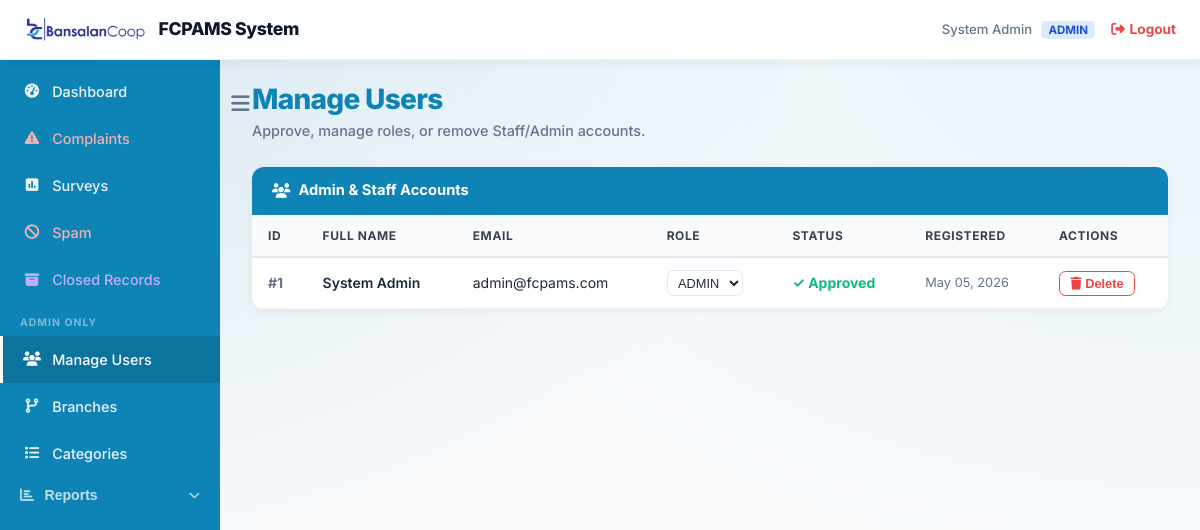
The page /admin/users.php (signed in) on the database its author committed.
### tables this page shows
CREATE TABLE IF NOT EXISTS users (
    id INT AUTO_INCREMENT PRIMARY KEY,
    name VARCHAR(255) NOT NULL,
    email VARCHAR(255) UNIQUE NOT NULL,
    password_hash VARCHAR(255) NOT NULL,
    role ENUM('ADMIN', 'STAFF') DEFAULT 'STAFF',
    branch_id INT,
    is_approved BOOLEAN DEFAULT FALSE,
    created_at TIMESTAMP DEFAULT CURRENT_TIMESTAMP,
    FOREIGN KEY (branch_id) REFERENCES branches(id) ON DELETE SET NULL
);

### admin/users.php (the view, shortened to what this page needs)
<?php
require_once '../config/db.php';
$users = $conn->query("SELECT * FROM users ORDER BY is_approved ASC, id DESC");
include '../includes/admin_header.php';
include '../includes/admin_sidebar.php';
?>
<div class="fade-in">
    <div style="margin-bottom:1.5rem;">
        <h1 style="font-size:1.75rem;color:#0e83b5;margin-bottom:0.25rem;">Manage Users</h1>
        <p style="color:#64748b;font-size:0.9rem;">Approve, manage roles, or remove Staff/Admin accounts.</p>
    </div>
    <div class="admin-table-wrapper">
        <div class="admin-table-header">
            <i class="fas fa-users"></i> Admin &amp; Staff Accounts
        </div>
        <div style="overflow-x:auto;">
        <table class="admin-table">
            <thead>
                <tr>
                    <th>ID</th>
                    <th>Full Name</th>
                    <th>Email</th>
                    <th>Role</th>
                    <th>Status</th>
                    <th>Registered</th>
                    <th>Actions</th>
                </tr>
            </thead>
            <tbody>
            <?php if ($users->num_rows > 0): ?>
                <?php while ($u = $users->fetch_assoc()): ?>
                <tr>
                    <td style="font-weight:700;color:#64748b;">#<?php echo $u['id']; ?></td>
                    <td style="font-weight:600;"><?php echo htmlspecialchars($u['name']); ?></td>
                    <td><?php echo htmlspecialchars($u['email']); ?></td>
                    <td>
                        <?php if ($u['id'] !== $_SESSION['user_id']): ?>
                        <form method="POST" style="display:inline-flex;gap:0.3rem;align-items:center;">
                            <select name="role" style="padding:0.2rem 0.4rem;border:1px solid #e2e8f0;border-radius:0.4rem;font-size:0.8rem;background:white;color:#1e293b;" onchange="this.form.submit()">
                                <option value="ADMIN" <?php echo $u['role']==='ADMIN'?'selected':''; ?>>ADMIN</option>
                            </select>
                        </form>
                        <?php else: ?>
                            <span style="background:#dbeafe;color:#1d4ed8;padding:0.2rem 0.6rem;border-radius:0.3rem;font-size:0.78rem;font-weight:700;"><?php echo $u['role']; ?> (You)</span>
                        <?php endif; ?>
                    </td>
                    <td>
                        <?php if ($u['is_approved']): ?>
                            <span style="color:#10b981;font-weight:700;">✓ Approved</span>
                        <?php else: ?>
                            <span style="color:#eab308;font-weight:700;">⏳ Pending</span>
                        <?php endif; ?>
                    </td>
                    <td style="font-size:0.8rem;color:#64748b;"><?php echo date('M d, Y', strtotime($u['created_at'])); ?></td>
                    <td>
                        <div style="display:flex;gap:0.4rem;flex-wrap:wrap;">
                            <?php if ($u['id'] !== $_SESSION['user_id']): ?>
                            <form method="POST" style="display:inline;" onsubmit="return confirm('Delete this user? This cannot be undone.');">
                                <button type="submit" style="background:transparent;color:#ef4444;border:1px solid #ef4444;border-radius:0.4rem;padding:0.25rem 0.65rem;font-size:0.8rem;cursor:pointer;font-weight:600;">
                                    <i class="fas fa-trash"></i> Delete
                                </button>
                            </form>
                            <?php endif; ?>
                        </div>
                    </td>
                </tr>
                <?php endwhile; ?>
            <?php else: ?>
                <tr><td colspan="7" style="text-align:center;padding:2rem;color:#94a3b8;">No users found.</td></tr>
            <?php endif; ?>
            </tbody>
        </table>
        </div>
    </div>
</div>
<?php include '../includes/admin_footer.php'; ?>

### assets/css/main.css (style rules this page uses)
:root { --primary: #3b82f6; --primary-hover: #2563eb; --secondary: #6366f1; --secondary-hover: #4f46e5; --accent: #f43f5e; --bg-color: #f8fafc; --surface-color: #ffffff; --text-primary: #0f172a; --text-secondary: #334155; --border-color: #e2e8f0; --success: #10b981; --error: #ef4444; --font-family: 'Inter', system-ui, -apple-system, sans-serif; --glass-bg: rgba(255, 255, 255, 0.65); --glass-border: rgba(255, 255, 255, 0.8); --glass-shadow: 0 10px 40px 0 rgba(0, 0, 0, 0.08); }
* { box-sizing: border-box; margin: 0; padding: 0; }
h1, h2, h3, h4, h5, h6 { font-weight: 800; line-height: 1.1; letter-spacing: -0.025em; margin-bottom: 1.25rem; color: #1e293b; }
h1 { font-size: 3.2rem; }
p { margin-bottom: 1.25rem; color: var(--text-secondary); line-height: 1.7; font-weight: 500; }
.animate-fade-in, .fade-in { animation: fadeInUp 0.6s cubic-bezier(0.2, 0.8, 0.2, 1) forwards; }
body { font-family: var(--font-family); background: url('../../images/bcbldg.jpg') no-repeat center center fixed; background-size: cover; color: var(--text-primary); line-height: 1.6; min-height: 100vh; display: flex; flex-direction: column; }
.admin-table-wrapper { background: white; border-radius: 0.75rem; box-shadow: 0 2px 8px rgba(0,0,0,0.06); overflow: hidden; margin-bottom: 1.5rem; }
.admin-table-header { background-color: #0e83b5; color: white; padding: 0.75rem 1.25rem; font-weight: 700; font-size: 0.92rem; display: flex; align-items: center; gap: 0.5rem; }
.admin-table { width: 100%; border-collapse: collapse; }
.admin-table th { background: #f8fafc; color: #374151; padding: 0.7rem 1rem; font-size: 0.75rem; font-weight: 700; text-transform: uppercase; letter-spacing: 0.05em; text-align: left; border-bottom: 2px solid #e2e8f0; }
.admin-table td { padding: 0.75rem 1rem; border-bottom: 1px solid #f1f5f9; color: #1e293b; font-size: 0.875rem; vertical-align: middle; }

### rows shown on the page
users: id "1", name "System Admin", email "admin@fcpams.com", role "ADMIN", is_approved "✓ Approved", created_at "May 05, 2026"

### other values the page prints
$_SESSION['name'] "System Admin"
$_SESSION['role'] "ADMIN"
